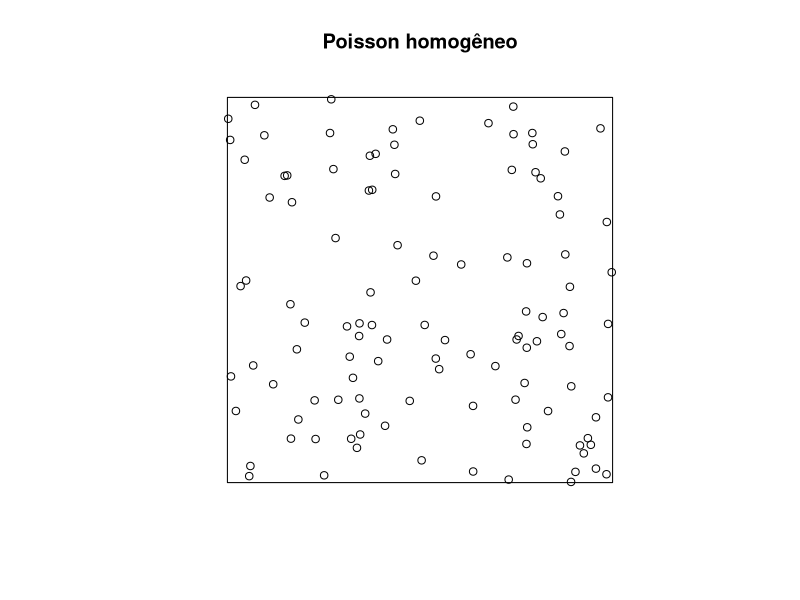
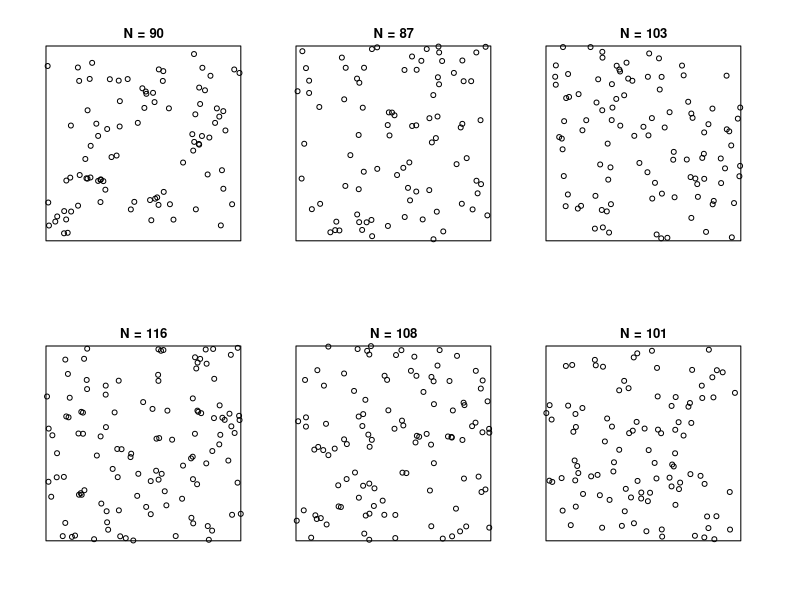
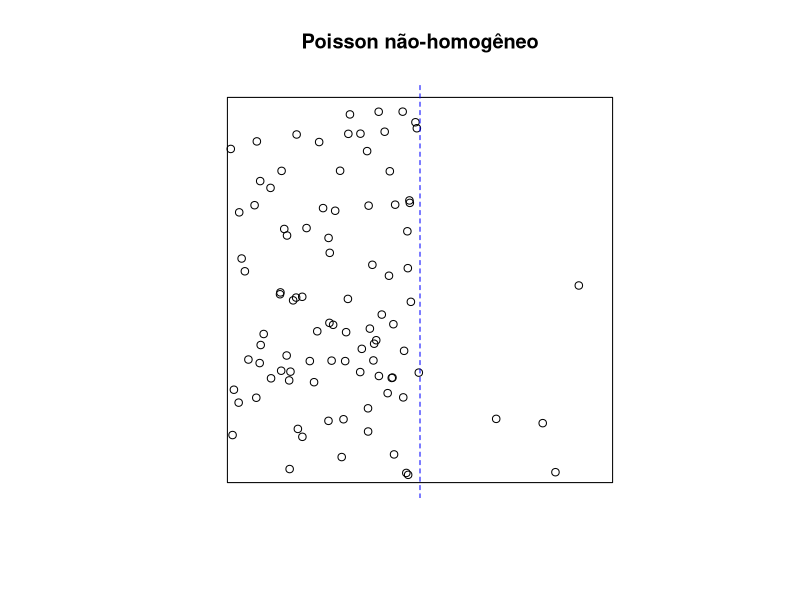
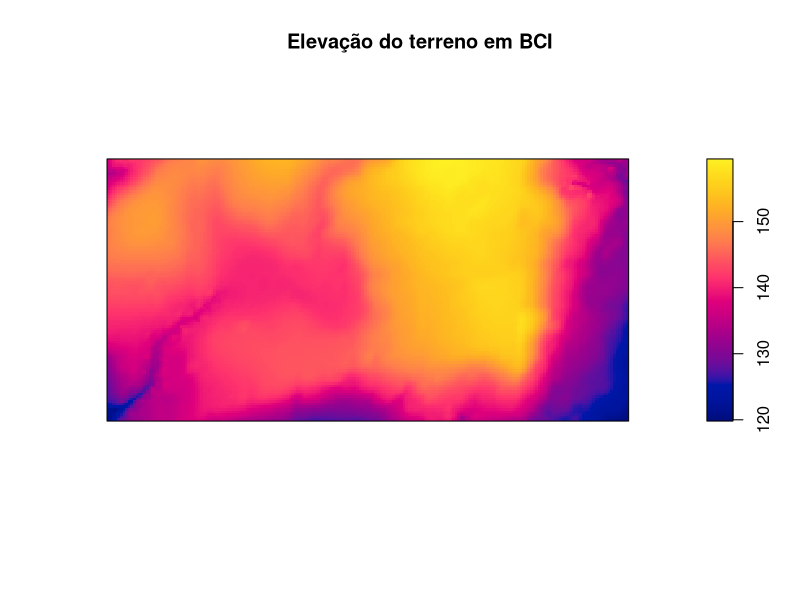
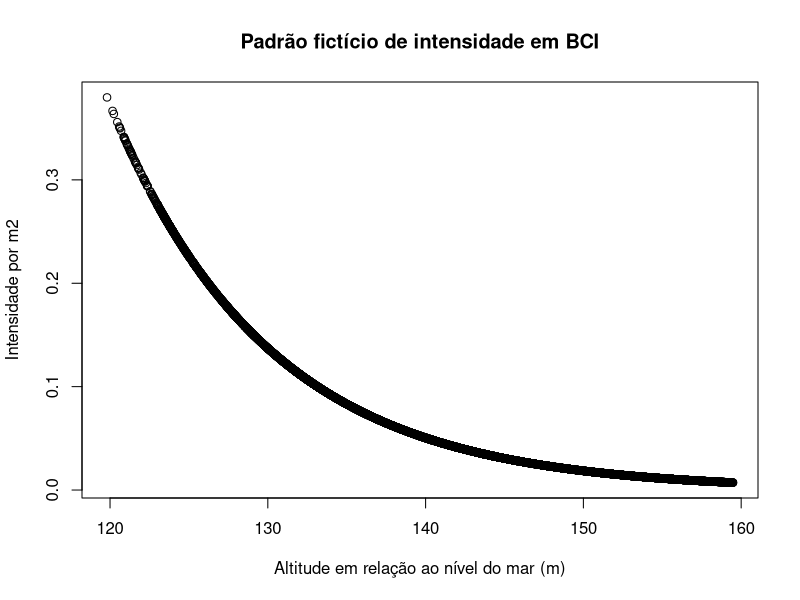
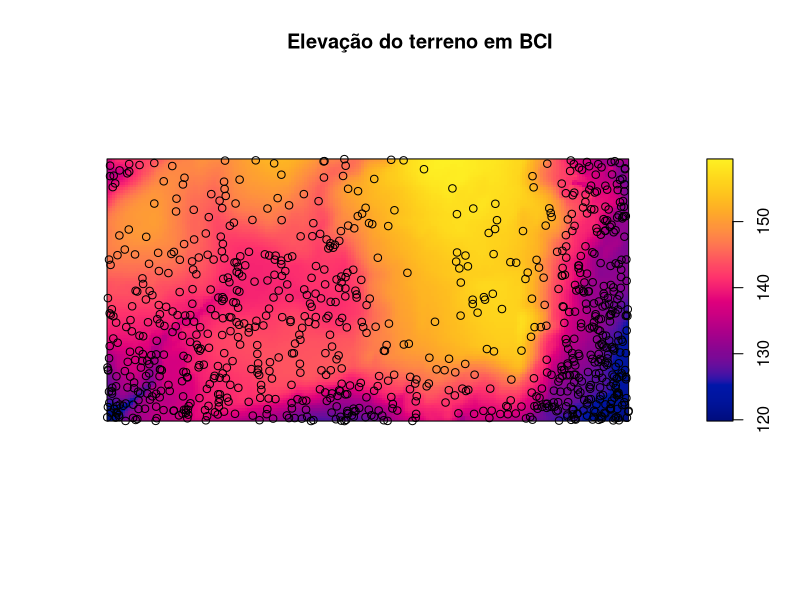
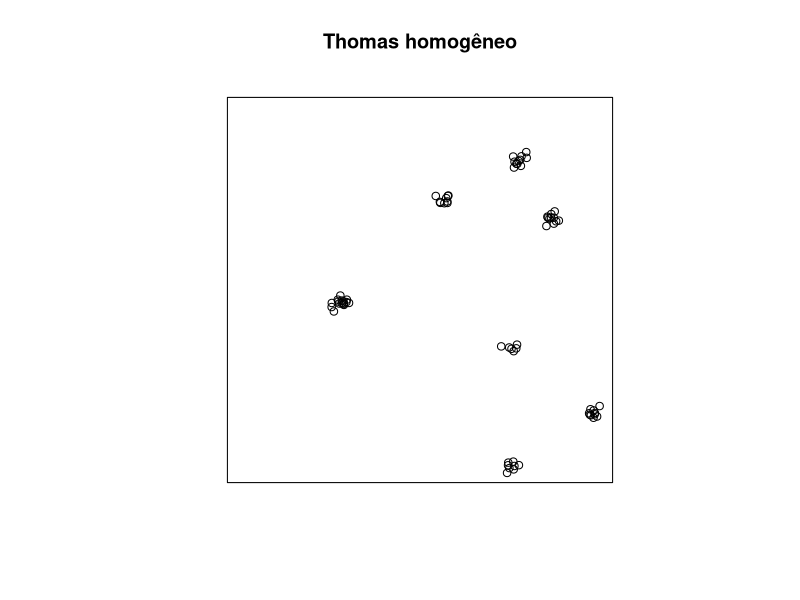
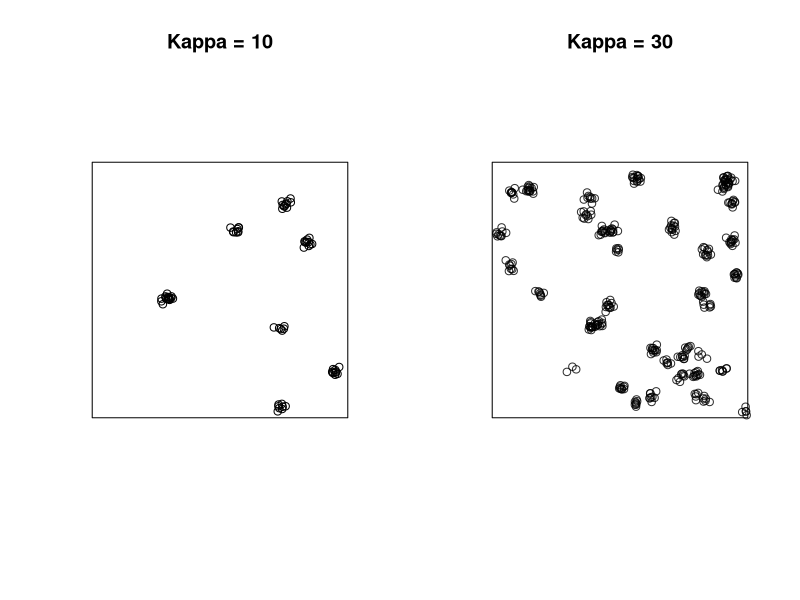

The R script that drew these images, in order:
## ---- chunk 1
library(knitr)
knitr::opts_chunk$set(echo = TRUE, eval = FALSE)
library(spatstat)
## descomente para gerar com todos os outputs
##knitr::opts_chunk$set(echo = TRUE, eval = TRUE)
## ---- chunk 2
library(spatstat)
## ---- chunk 3
## Gera o padrão de um processo PH, com intensidade = 100
PH <- rpoispp(lambda = 100, win = unit.square())
## Plota o padrão de pontos
plot(PH, main = "Poisson homogêneo")
## ---- chunk 4
## seis  simulações do modelo
set.seed(3)
HP1 <- rpoispp(lambda = 100, win = unit.square(), nsim = 6)
names(HP1) <- sapply(HP1, function(x) paste0("N = ", x$n))
plot(HP1, multiplot=TRUE, main = "")
## ---- chunk 5
## Aqui definimos uma função que descreve como a intensidade muda na área
## No caso, a intensidade muda de 180 para 20 a partir do valor da coordenada X = 0.5
padrao1 <- function(x,y) ifelse(test = x > 0.5, yes = 20, no = 180)
## Gera o padrão de pontos
IP <- rpoispp(lambda = padrao1, win = unit.square())
## Plota o gráfico
plot(IP, main = "Poisson não-homogêneo")
## Uma linha para marcar as duas regiões
abline(v = 0.5, lty =2 , col = "blue")
## ---- chunk 6
image(bei.extra$elev, main = "Elevação do terreno em BCI")
## ---- chunk 7
## Valores de intensidade em função da elevação na parcela
padrao2 <- exp(20 - bei.extra$elev/10)*5e-6
## ---- chunk 8
plot(bei.extra$elev$v, I(padrao2$v*25),
     main = "Padrão fictício de intensidade em BCI",
     xlab = "Altitude em relação ao nível do mar (m)",
     ylab = "Intensidade por m2")
## ---- chunk 9
## Gera padrão de pontos com a intensidade definida pelo padrão
bci.pp <- rpoispp(lambda = padrao2)
## Plota o mapa do terreno e os pontos
image(bei.extra$elev, main = "Elevação do terreno em BCI")
points(bci.pp)
## ---- chunk 10
TH <- rThomas(kappa = 10, scale = 0.01, mu = 10, win = unit.square())
plot(TH, main = "Thomas homogêneo")
## ---- chunk 11
## Nova simulacao com kappa = 20
TH2 <- rThomas(kappa = 30, scale = 0.01, mu = 10, win = unit.square())
## Plota o grafico anterior junto com o grafico do novo padrao
par(mfrow=c(1,2)) ## abre janela para dois graficos juntos
plot(TH, main = "Kappa = 10")
plot(TH2, main = "Kappa = 30")
par(mfrow = c(1,1))
## ---- chunk 12
## Nova simulacao com scale = 0.03
TH3 <- rThomas(kappa = 10, scale = 0.03, mu = 10, win = unit.square())
## Plota o grafico anterior junto com o grafico do novo padrao
par(mfrow=c(1,2)) ## abre janela para dois graficos juntos
plot(TH, main = "scale = 0.01")
plot(TH3, main = "scale = 0.03")
par(mfrow = c(1,1))
## ---- chunk 13
## Cria o padrão de intensidade de agregados: duas zonas com intensidades 6 e 20
padrao3 <- function(x,y) ifelse(x > 0.5, 6, 20)
## Simula o processo de Thomas com intensidade igual ao padrão acima
IT <- rThomas(kappa = padrao3, scale = 0.01, mu = 10, win = unit.square())
## Plota os pontos e a linha que divide as duas zonas de intensidade
plot(IT)
abline(v = 0.5, lty =2 , col = "blue")
